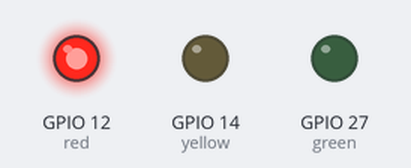
The sketch below on a simulated ESP32. On the bench: output pins drawn as LEDs (lit = HIGH).

Above: at 1.5 s.
At 4.5 s:
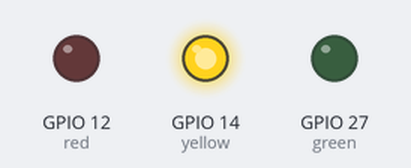
At 7.5 s:
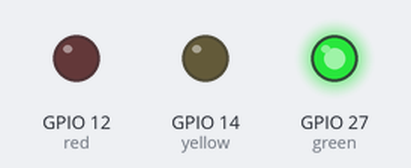
Timing chart, 0 to 11.7 s (numbered marks = the images above):
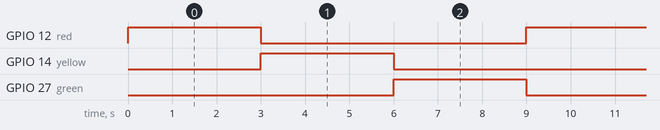

The sketch:

rotate.ino
```cpp
#define red 12
#define yellow 14
#define green 27

void setup()
{
  // put your setup code here, to run once:
  pinMode(red, OUTPUT);
  pinMode(yellow, OUTPUT);
  pinMode(green, OUTPUT);
}

int state = 0;
void loop()
{
  // put your main code here, to run repeatedly:
  digitalWrite(red, LOW);
  digitalWrite(yellow, LOW);
  digitalWrite(green, LOW);

  if (state % 3 == 0)
  {
    digitalWrite(red, HIGH);
  }
  else if (state % 3 == 1)
  {
    digitalWrite(yellow, HIGH);
  }
  else
  {
    digitalWrite(green, HIGH);
  }
  state++;
  delay(3000);
}
```

Measured:
- by itself, GPIO 12 (red), GPIO 14 (yellow), GPIO 27 (green): alternates HIGH for 3.0 s and LOW for 6.0 s
- by itself, everything shown: repeats every 9.0 s, in 3 steps
